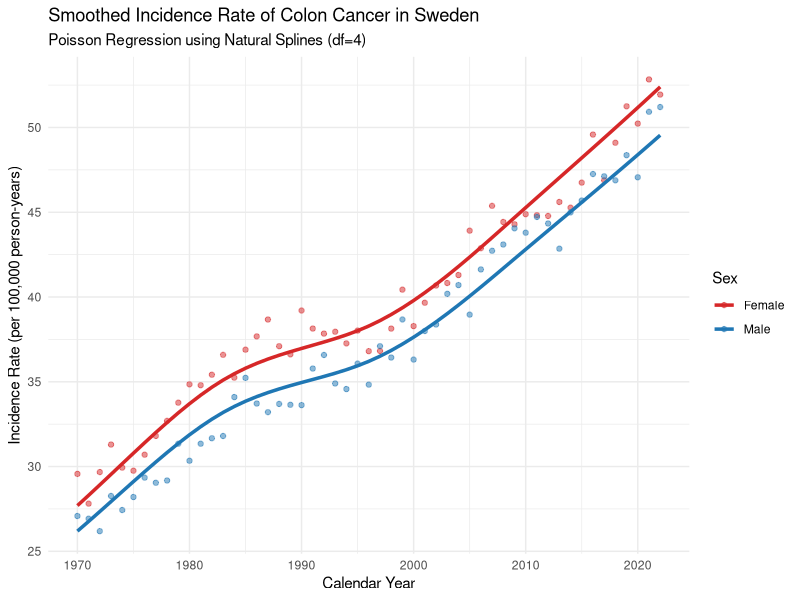
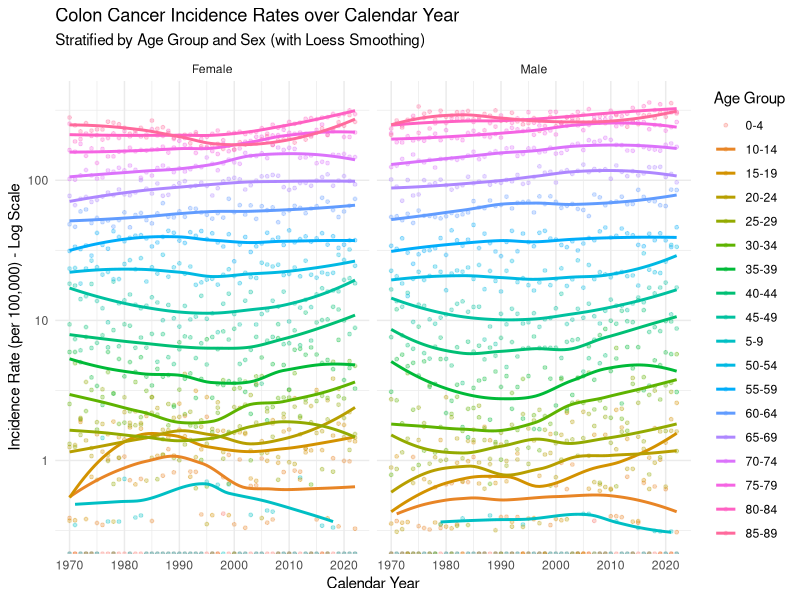
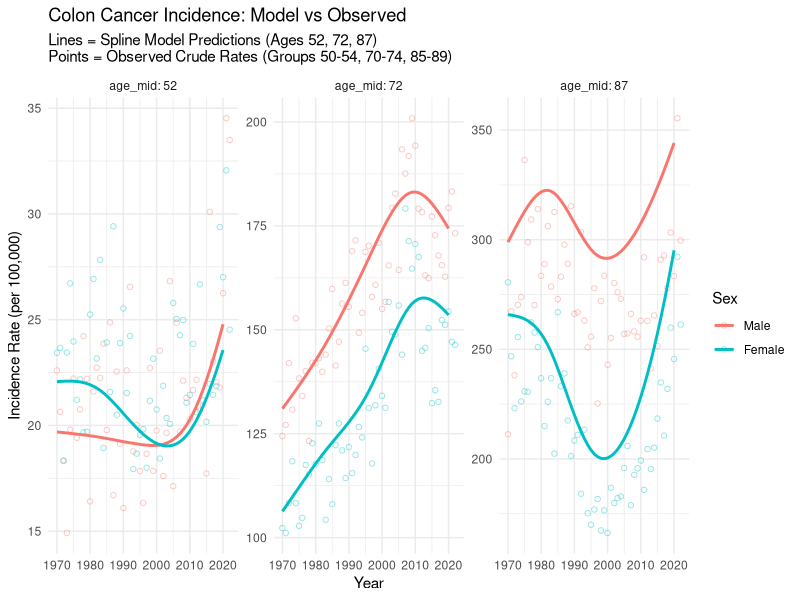
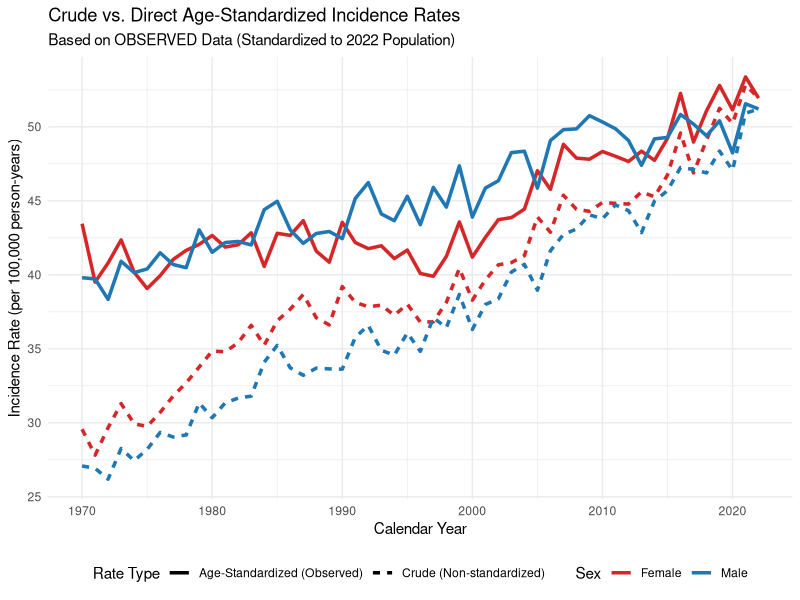
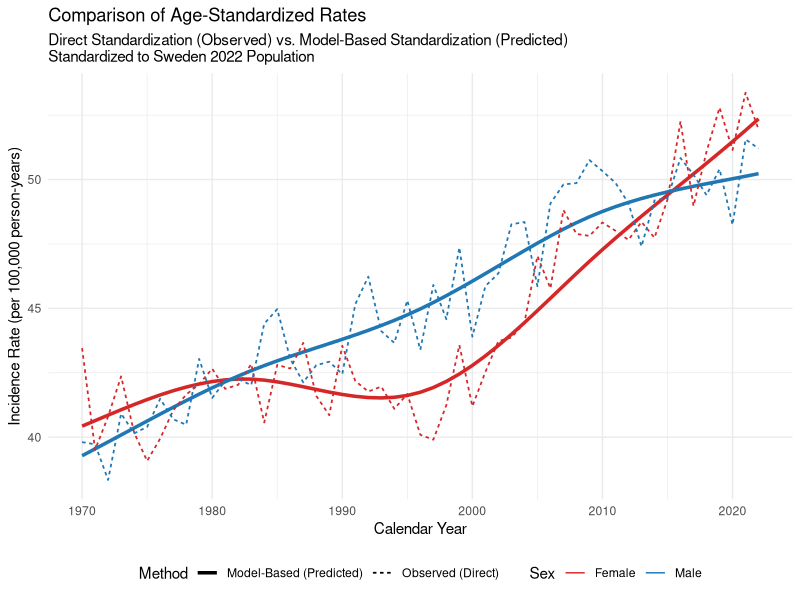

Reproduce these figures in R, in order.
## ---- chunk 1
library(tidyverse)
library(splines)
df_cases <- read_tsv("cases-1.tsv")
df_pop   <- read_tsv("population-1.tsv")
## ---- chunk 2
df_merged <- inner_join(df_cases, df_pop, by = c("year", "sex", "agegroup"))

# --- (Aggregation) ---
df_model_data <- df_merged %>%
  group_by(year, sex) %>%
  summarise(
    total_cases = sum(n, na.rm = TRUE),       
    total_pop   = sum(n_pop, na.rm = TRUE),  
    .groups = "drop"
  ) %>%
  mutate(sex = as.factor(sex)) 

# --- Poisson Regression ---
model_smooth <- glm(total_cases ~ ns(year, df = 4) + sex + offset(log(total_pop)),
                    family = poisson(link = "log"),
                    data = df_model_data)


summary(model_smooth)

# --- Visualization (Generate smooth curves) ---

# 1. Create a prediction dataset
# We create a new data frame and fix the total pop at 100,000
# The result predicted in this way is directly "the incidence rate per 100,000 people".
pred_data <- df_model_data %>%
  select(year, sex) %>%
  mutate(total_pop = 100000)

# 2. Calculate the predicted value (Predicted Rates)
pred_data$fitted_rate <- predict(model_smooth, newdata = pred_data, type = "response")

# 3. Calculate the crude incidence rate of the original data(Crude Rates) For comparison
df_model_data <- df_model_data %>%
  mutate(crude_rate = (total_cases / total_pop) * 100000)

df_model_data$sex <- as.factor(df_model_data$sex)
pred_data$sex     <- as.factor(pred_data$sex)

# plot
ggplot() +
  geom_point(data = df_model_data, 
             aes(x = year, y = crude_rate, color = sex), 
             alpha = 0.5) +
  geom_line(data = pred_data, 
            aes(x = year, y = fitted_rate, color = sex), 
            linewidth = 1.2) +
  scale_color_manual(values = c("Male" = "#1f77b4", "Female" = "#d62728"),
                     ) +
  labs(
    title = "Smoothed Incidence Rate of Colon Cancer in Sweden",
    subtitle = "Poisson Regression using Natural Splines (df=4)",
    y = "Incidence Rate (per 100,000 person-years)",
    x = "Calendar Year",
    color = "Sex"
  ) +
  theme_minimal()
## ---- chunk 3
# Create a specific dataframe for the years 1970 and 2020
target_data <- data.frame(
  year = c(1970, 1970, 2020, 2020),
  sex = as.factor(c("Male", "Female", "Male", "Female")), #
  total_pop = 100000
)

# Predict the rates
target_data$predicted_rate <- predict(model_smooth, newdata = target_data, type = "response")

# Display the results
print(target_data)
## ---- chunk 4
library(ggplot2)
library(dplyr)

# Prepare the data
df_plot <- df_merged %>%
  mutate(incidence_rate = (n / n_pop) * 100000)

# Create the Graph
ggplot(df_plot, aes(x = year, y = incidence_rate, color = agegroup, group = agegroup)) +
  geom_point(alpha = 0.3, size = 1) + 
  geom_smooth(method = "loess", se = FALSE, linewidth = 1) + 
  facet_wrap(~ sex) + 
  
  scale_y_log10() + 
  labs(
    title = "Colon Cancer Incidence Rates over Calendar Year",
    subtitle = "Stratified by Age Group and Sex (with Loess Smoothing)",
    x = "Calendar Year",
    y = "Incidence Rate (per 100,000) - Log Scale",
    color = "Age Group"
  ) +
  theme_minimal()
## ---- chunk 5
library(splines)
library(dplyr)

# --- Fit the Interaction Model ---
model_interaction <- glm(n ~ ns(year, df = 4) * sex + ns(year, df = 4) * agegroup + offset(log(n_pop)),
                         family = poisson(link = "log"),
                         data = df_merged,
                         control = list(maxit = 2000))

# --- Create a Prediction Dataset ---
target_data <- data.frame(
  year = c(1970, 1970, 2020, 2020),
  sex = as.factor(c("Male", "Female", "Male", "Female")),
  agegroup = "70-74", 
  n_pop = 100000
)

# --- Calculate the Predicted Rates ---
target_data$predicted_rate <- predict(model_interaction, newdata = target_data, type = "response")

# --- View the Answer ---
print(target_data)
## ---- chunk 6
library(dplyr)
library(stringr)
library(splines)

df_q11 <- df_merged %>%
  mutate(
    lower_bound = as.numeric(str_extract(agegroup, "^[0-9]+")),
    age_mid = lower_bound + 2
  )
## ---- chunk 7
# ns(year, 4) * ns(age_mid, 4) * sex 
model_spline_age <- glm(n ~ ns(year, df = 4) * ns(age_mid, df = 4) * sex + offset(log(n_pop)),
                        family = poisson(link = "log"),
                        data = df_q11)

## ---- chunk 8
# --- A. Predict data (Lines) ---
# at 52, 72, 87 year-old
pred_data <- expand.grid(
  year = 1970:2020,
  sex = unique(df_q11$sex),
  age_mid = c(52, 72, 87),
  n_pop = 100000
)

pred_data$fitted_rate <- predict(model_spline_age, newdata = pred_data, type = "response")

# --- B. observation data (Points) ---
obs_data <- df_q11 %>%
  filter(agegroup %in% c("50-54", "70-74", "85-89")) %>%
  mutate(
    obs_rate = (n / n_pop) * 100000,
    target_age = case_when(
      agegroup == "50-54" ~ 52,
      agegroup == "70-74" ~ 72,
      agegroup == "85-89" ~ 87 
    )
  )
## ---- chunk 9
library(ggplot2)

ggplot() +
  geom_point(data = obs_data, 
             aes(x = year, y = obs_rate, color = sex), 
             alpha = 0.4, shape = 1) +
  
  geom_line(data = pred_data, 
            aes(x = year, y = fitted_rate, color = sex), 
            linewidth = 1) +
  facet_wrap(~ age_mid, scales = "free_y", labeller = label_both) +
  labs(
    title = "Colon Cancer Incidence: Model vs Observed",
    subtitle = "Lines = Spline Model Predictions (Ages 52, 72, 87)\nPoints = Observed Crude Rates (Groups 50-54, 70-74, 85-89)",
    y = "Incidence Rate (per 100,000)",
    x = "Year",
    color = "Sex"
  ) +
  theme_minimal()
## ---- chunk 10
library(dplyr)
library(ggplot2)

# --- Step 1: Define the Standard Population (2022) ---
std_pop_2022 <- df_q11 %>%
  filter(year == 2022) %>%
  select(sex, age_mid, std_pop = n_pop)

# --- Step 2: Calculate Observed Age-Specific Rates---
df_observed_rates <- df_q11 %>%
  mutate(obs_rate_per_person = n / n_pop)

# --- Step 3: Calculate Age-Standardized Rates (ASR) ---
# Formula: Sum(Observed_Rate_age_i * Pop_std_age_i) / Total_std_pop
df_standardized <- df_observed_rates %>%
  left_join(std_pop_2022, by = c("sex", "age_mid")) %>%
  group_by(year, sex) %>%
  summarise(
    expected_cases = sum(obs_rate_per_person * std_pop),
    total_std_pop = sum(std_pop),
    .groups = "drop"
  ) %>%
  mutate(
    rate = (expected_cases / total_std_pop) * 100000,
    type = "Age-Standardized (Observed)" 
  ) %>%
  select(year, sex, rate, type)

# --- Step 4: Calculate Crude Rates (for Comparison) ---
df_crude <- df_q11 %>%
  group_by(year, sex) %>%
  summarise(
    total_cases = sum(n),
    total_pop = sum(n_pop),
    .groups = "drop"
  ) %>%
  mutate(
    rate = (total_cases / total_pop) * 100000,
    type = "Crude (Non-standardized)"
  ) %>%
  select(year, sex, rate, type)

# --- Step 5: Combine and Plot ---
df_final_plot <- bind_rows(df_standardized, df_crude)

# Create the comparison graph
ggplot(df_final_plot, aes(x = year, y = rate, color = sex, linetype = type)) +
  geom_line(linewidth = 1.2) +
  scale_color_manual(values = c("Male" = "#1f77b4", "Female" = "#d62728")) +
  labs(
    title = "Crude vs. Direct Age-Standardized Incidence Rates",
    subtitle = "Based on OBSERVED Data (Standardized to 2022 Population)",
    y = "Incidence Rate (per 100,000 person-years)",
    x = "Calendar Year",
    color = "Sex",
    linetype = "Rate Type"
  ) +
  theme_minimal() +
  theme(legend.position = "bottom")
## ---- chunk 11
library(dplyr)
library(ggplot2)

# ==============================================================================
# Step 1: Define the Standard Population Weights (Year 2022)
std_pop_weights <- df_q11 %>%
  filter(year == 2022) %>%
  select(sex, age_mid, std_weight = n_pop)

# ==============================================================================
# Step 2: Method A - Direct Standardization of OBSERVED Rates (from Q12)
df_asr_observed <- df_q11 %>%
  mutate(raw_rate = n / n_pop) %>%
  left_join(std_pop_weights, by = c("sex", "age_mid")) %>%
  group_by(year, sex) %>%
  summarise(
    weighted_sum = sum(raw_rate * std_weight),
    total_weight = sum(std_weight),
    .groups = "drop"
  ) %>%
  mutate(
    rate = (weighted_sum / total_weight) * 100000,
    method = "Observed (Direct)" # Label for the plot
  )

# Step 3: Method B - Standardization of MODEL PREDICTED Rates (The Q13 Task)

pred_grid <- expand.grid(
  year = 1970:2022,
  age_mid = unique(df_q11$age_mid),
  sex = unique(df_q11$sex),
  n_pop = 100000 # Arbitrary population base to calculate the rate
)
pred_grid$pred_count <- predict(model_spline_age, newdata = pred_grid, type = "response")
pred_grid$pred_rate_per_person <- pred_grid$pred_count / 100000
df_asr_model <- pred_grid %>%
  left_join(std_pop_weights, by = c("sex", "age_mid")) %>%
  group_by(year, sex) %>%
  summarise(
    weighted_sum = sum(pred_rate_per_person * std_weight),
    total_weight = sum(std_weight),
    .groups = "drop"
  ) %>%
  mutate(
    rate = (weighted_sum / total_weight) * 100000,
    method = "Model-Based (Predicted)" 
  )

# Step 4: Combine and Plot the Comparison
df_comparison <- bind_rows(df_asr_observed, df_asr_model)
ggplot(df_comparison, aes(x = year, y = rate, color = sex, linetype = method)) +
  geom_line(aes(linewidth = method)) + 
  scale_color_manual(values = c("Male" = "#1f77b4", "Female" = "#d62728")) +
  scale_linewidth_manual(values = c("Observed (Direct)" = 0.6, "Model-Based (Predicted)" = 1.2)) +
  
  labs(
    title = "Comparison of Age-Standardized Rates",
    subtitle = "Direct Standardization (Observed) vs. Model-Based Standardization (Predicted)\nStandardized to Sweden 2022 Population",
    y = "Incidence Rate (per 100,000 person-years)",
    x = "Calendar Year",
    color = "Sex",
    linetype = "Method",
    linewidth = "Method"
  ) +
  theme_minimal() +
  theme(legend.position = "bottom")
